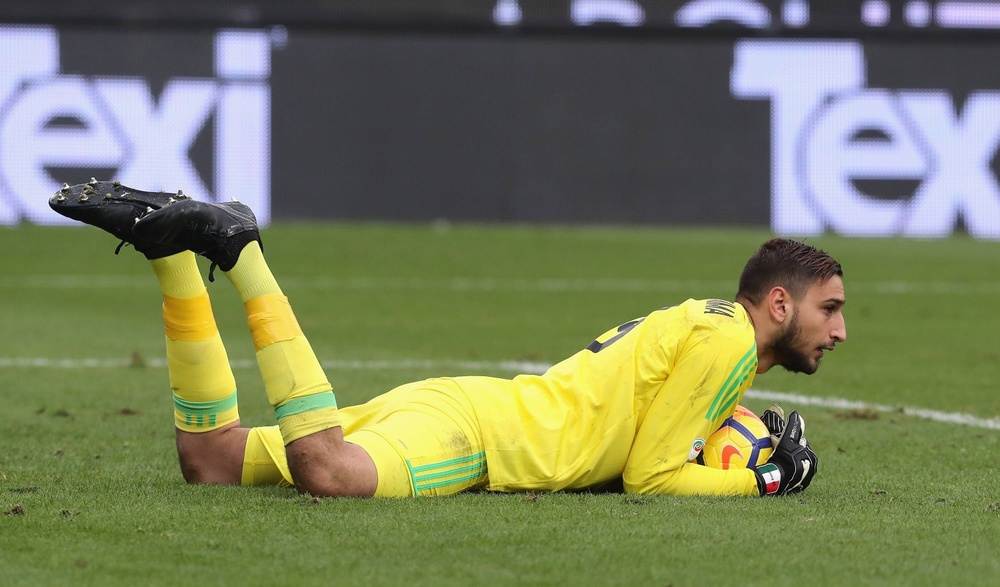
#> input picture images/goalkeeper.jpg, 1000 x 587 px, shrunk from 1500 x 880 before the run
$ python histogram_backprojection.py
#> lines starting #> are read from the running program, lines starting #| are printed output that depends on the picture; after the words box and inside, x2 and y2 are one past the last pixel; in counts of white or black regions, pixels touching at a corner belong together
import cv2
import matplotlib.pyplot as plt


# Abre a imagem
#original_image = cv2.imread("images/estadio.jpg")
#original_image = cv2.imread("images/coins.jpg")
original_image = cv2.imread("images/goalkeeper.jpg")
#> original_image is the input picture: shape (587, 1000, 3); mean B, G, R 91.4, 127.5, 121
hsv_original = cv2.cvtColor(original_image, cv2.COLOR_BGR2HSV)
#> hsv_original: shape (587, 1000, 3); mean H, S, V 67.1, 91.9, 137.3

# Abre a imagem que gera o histograma
#roi_image = cv2.imread("images/grama.jpg")
#roi_image = cv2.imread("images/bronze.jpg")
roi_image = cv2.imread("images/pitch_ground.jpg")
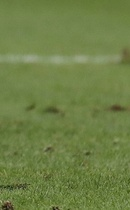
#> input picture images/pitch_ground.jpg, 130 x 210 px, shrunk from 195 x 315 before the run
#> roi_image is the input picture: shape (210, 130, 3); mean B, G, R 70.3, 127.9, 110.2

hsv_roi = cv2.cvtColor(roi_image, cv2.COLOR_BGR2HSV)
#> hsv_roi: shape (210, 130, 3); mean H, S, V 39.1, 115.9, 128

# ROI histograma
roi_hist = cv2.calcHist([hsv_roi], [0, 1], None, [180, 256], [0, 180, 0, 256])
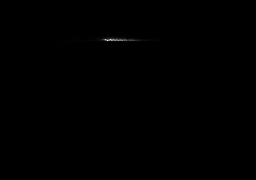
#> roi_hist: shape (180, 256) float32; min 0, max 766, mean 0.6; drawn with min black and max white

# Máscara
mask = cv2.calcBackProject([hsv_original], [0, 1], roi_hist, [0, 180, 0, 256], 1)
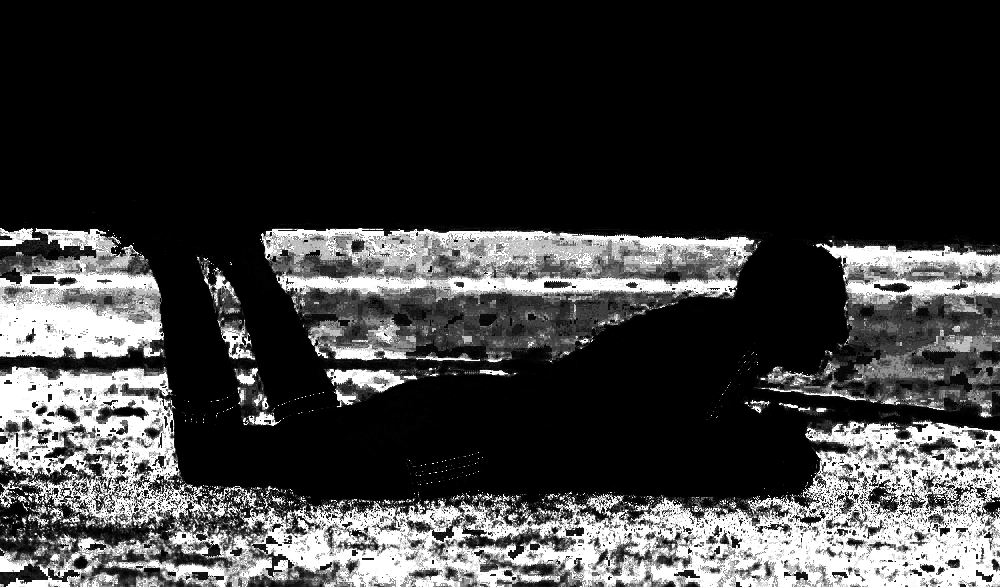
#> mask: shape (587, 1000); min 0, max 255, mean 58.5

# Filtra a imagem para remover ruídos
kernel = cv2.getStructuringElement(cv2.MORPH_ELLIPSE, (5, 5))
mask = cv2.filter2D(mask, -1, kernel)
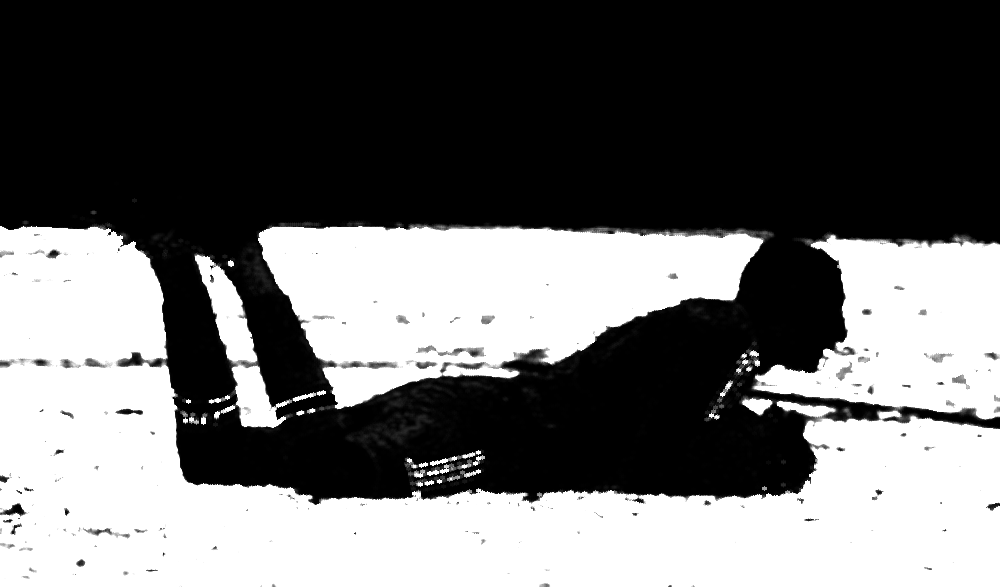
#> mask: shape (587, 1000); min 0, max 255, mean 105.7
_, mask = cv2.threshold(mask, 10, 255, cv2.THRESH_BINARY)
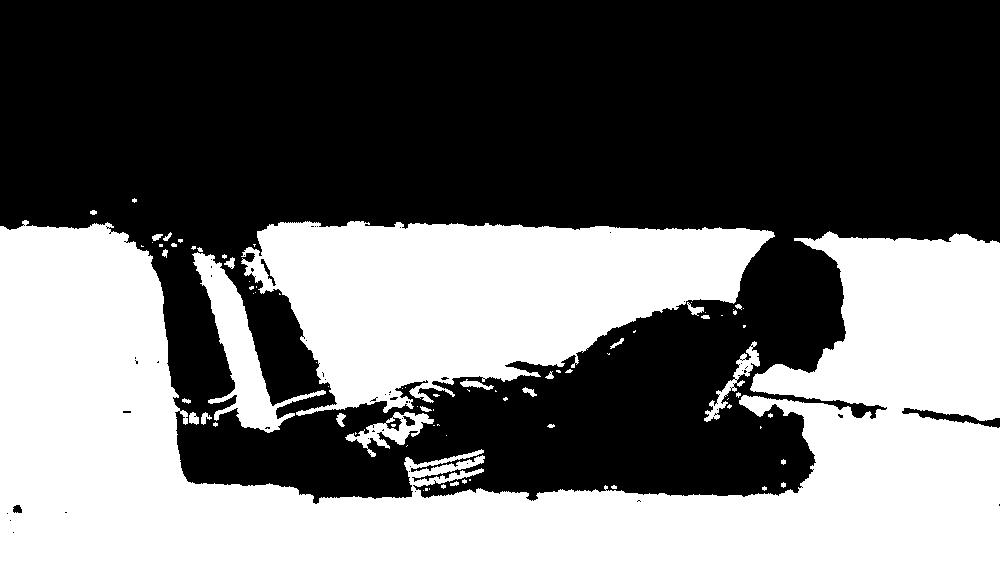
#> mask: shape (587, 1000); 44.1% white; 83 white regions (55 under 20 px), largest, box (x1, y1, x2, y2) and area: (0, 220, 1000, 587) 186877, (241, 221, 775, 416) 62190, (192, 252, 326, 433) 6142
mask = cv2.merge((mask, mask, mask))

# Gera a imagem de saída
result = cv2.bitwise_and(original_image, mask)
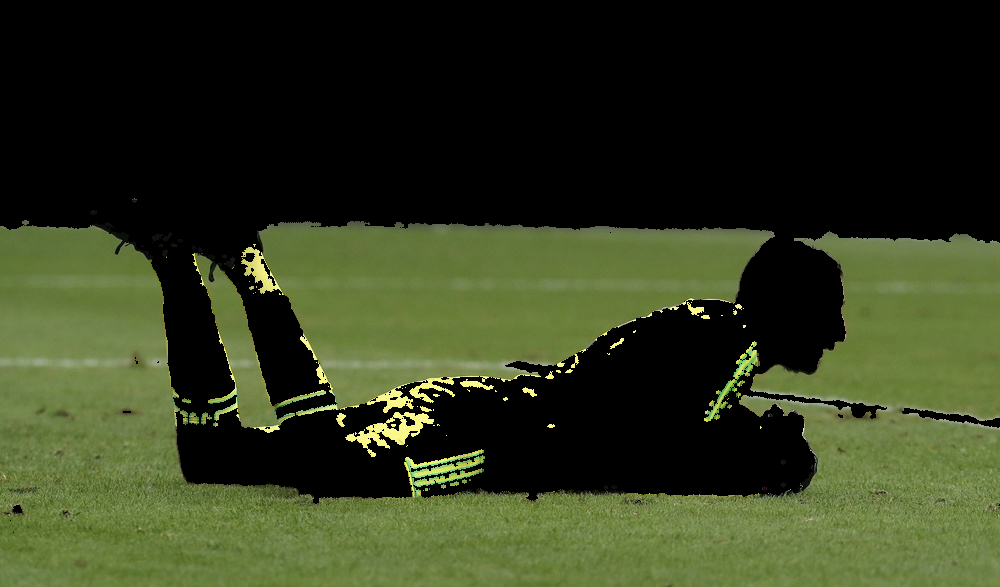
#> result: shape (587, 1000, 3); mean B, G, R 29.6, 56.7, 48.7


# Mostra as imagens
plt.figure()

plt.subplot(1,4,1)
plt.axis("off")
plt.title("Original")
plt.imshow(cv2.cvtColor(original_image, cv2.COLOR_BGR2RGB))

plt.subplot(1,4,2)
plt.axis("off")
plt.title("Roi")
plt.imshow(cv2.cvtColor(roi_image, cv2.COLOR_BGR2RGB))

plt.subplot(1,4,3)
plt.axis("off")
plt.title("Mask")
plt.imshow(mask)

plt.subplot(1,4,4)
plt.axis("off")
plt.title("Result")
plt.imshow(cv2.cvtColor(result, cv2.COLOR_BGR2RGB))

plt.show()
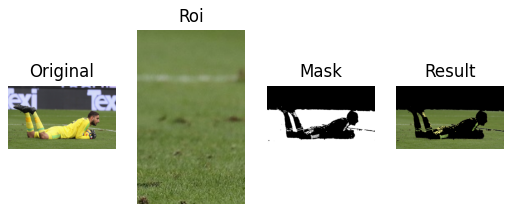
#> figure drawn by matplotlib, 4 panels
